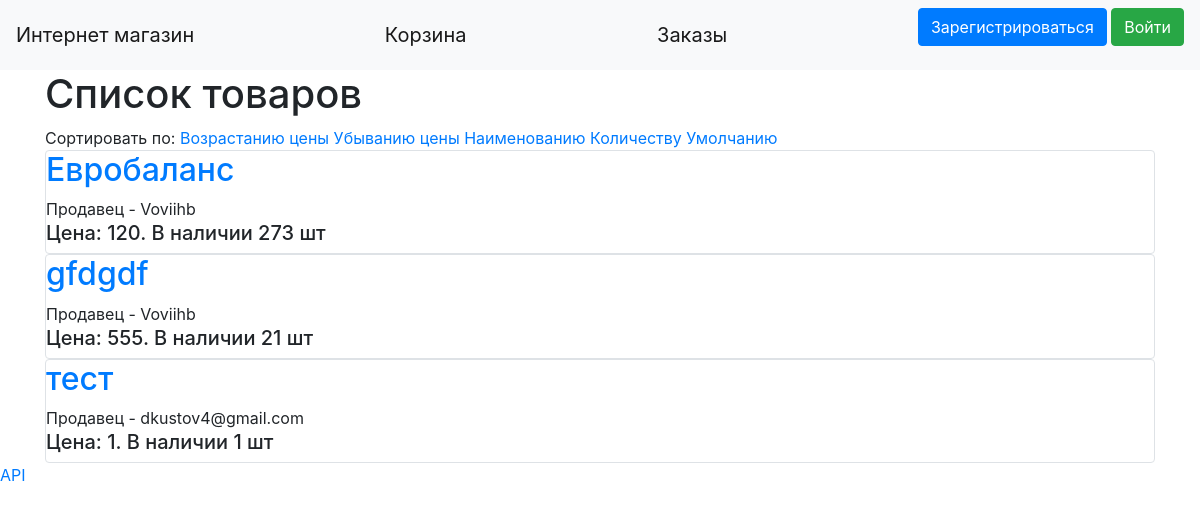
The app's page /main with its own data.
### data/products.py (models this page shows, shortened)
class Products(SqlAlchemyBase, SerializerMixin):
    __tablename__ = 'products'
    id = sqlalchemy.Column(sqlalchemy.Integer, primary_key=True, autoincrement=True)
    title = sqlalchemy.Column(sqlalchemy.String, nullable=True)
    quantity = sqlalchemy.Column(sqlalchemy.Integer, nullable=True)
    price = sqlalchemy.Column(sqlalchemy.Integer, nullable=True)
    description = sqlalchemy.Column(sqlalchemy.String, nullable=True)
    category = sqlalchemy.Column(sqlalchemy.String, nullable=True)
    photo_path = sqlalchemy.Column(sqlalchemy.String, nullable=True)
    user_id = sqlalchemy.Column(sqlalchemy.Integer, sqlalchemy.ForeignKey("users.id"))
    user = orm.relationship('User', foreign_keys="Products.user_id", backref="products")

### data/users.py (models this page shows, shortened)
class User(SqlAlchemyBase, UserMixin):
    __tablename__ = 'users'
    id = sqlalchemy.Column(sqlalchemy.Integer, primary_key=True, autoincrement=True)
    name = sqlalchemy.Column(sqlalchemy.String, nullable=True)
    about = sqlalchemy.Column(sqlalchemy.String, nullable=True)
    email = sqlalchemy.Column(sqlalchemy.String, index=True, unique=True, nullable=True)
    role = sqlalchemy.Column(sqlalchemy.Integer)
    hashed_password = sqlalchemy.Column(sqlalchemy.String, nullable=True)
    cart = sqlalchemy.Column(sqlalchemy.String, default="{}")
    balance = sqlalchemy.Column(sqlalchemy.Integer, default=0)
    created_date = sqlalchemy.Column(sqlalchemy.DateTime, default=datetime.datetime.now)

### main.py (the view)
@app.route("/")
@app.route("/main")
@app.route("/main/<sort_type>")
def index(sort_type="default"):
    db_sess = db_session.create_session()
    products = db_sess.query(Products)
    if sort_type == "sorted_by_name":
        products = [i for i in sorted(products, key=lambda x: x.title)]
    elif sort_type == "sorted_by_price_up":
        products = [i for i in sorted(products, key=lambda x: x.price)]
    elif sort_type == "sorted_by_price_down":
        products = [i for i in sorted(products, reverse=True, key=lambda x: x.price)]
    elif sort_type == "sorted_by_num":
        products = [i for i in sorted(products, key=lambda x: x.quantity)]
    return render_template("index.html", products=products, title="Главная", super_admins=super_admins_ids)

### data/db_session.py (called while the page is built)
def create_session() -> Session:
    global __factory
    return __factory()

### templates/index.html (shortened to what this page needs)
{% extends "base.html" %}
{% block content %}
    <h1>Список товаров</h1>
    Сортировать по: <a href="/main/sorted_by_price_up">Возрастанию цены</a> <a href="/main/sorted_by_price_down">Убыванию цены</a>
    <a href="/main/sorted_by_name">Наименованию</a>  <a href="/main/sorted_by_num">Количеству</a> <a href="/main">Умолчанию</a>
    {% for item in products %}
        <div class="col-md6 border rounded">
            <h2><a href="/product/{{item.id}}">{{item.title}}</a></h2>
            <div>
                Продавец - {{ item.user.name }}
            </div>
            <div>
                <h5>Цена: {{ item.price }}. В наличии {{ item.quantity }} шт</h5>
            </div>
        </div>
    {% endfor %}
{% endblock %}

### records on screen
Products: title "Евробаланс", user.name "Voviihb", price "120", quantity "273"
Products: title "gfdgdf", user.name "Voviihb", price "555", quantity "21"
Products: title "тест", user.name "dkustov4@gmail.com", price "1", quantity "1"
